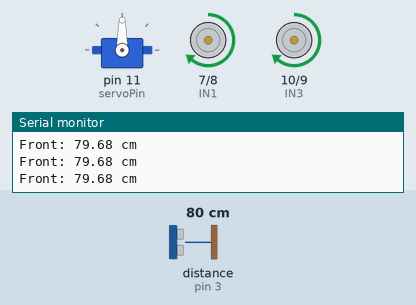
The sketch below on a simulated Arduino Uno, built with avr-gcc and run on an emulated ATmega328P. On the bench: servo, motor-driver pin pairs drawn as motors (green arrow = first pin HIGH = forward, orange = second pin HIGH = backward, longer = more drive, scaled by the enable pin), the last lines printed to the serial monitor. Wiring (inferred from the names in the program): ultrasonic range finder: trigger pin 4; echo pin 3. The test bench sets the inputs (shaded band); at power-on: distance to the obstacle (sensor on pin 3) 80 cm. The echo pulse lasts 58.3 µs per cm.

Above: at 2.2 s.
2.3 s: distance to the obstacle (sensor on pin 3) set to 12 cm
3.8 s: distance to the obstacle (sensor on pin 3) set to 9 cm
At 6.1 s:
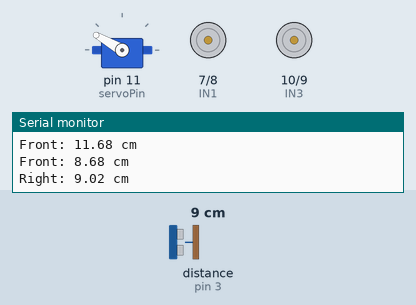
6.8 s: distance to the obstacle (sensor on pin 3) set to 120 cm
At 7.7 s:
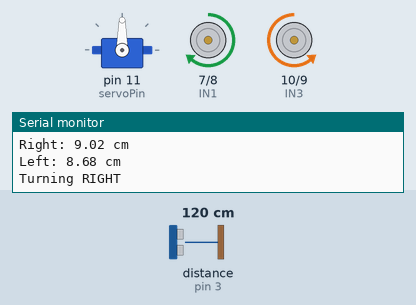
9.5 s: distance to the obstacle (sensor on pin 3) set to 2 cm
At 10.3 s:
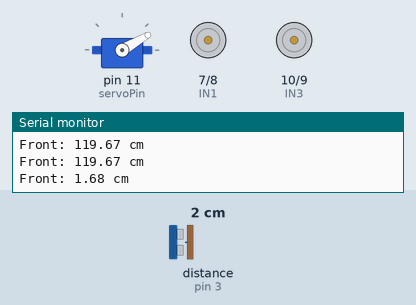
Timing chart, 0 to 13.5 s (numbered marks = the images above; inputs shaded):
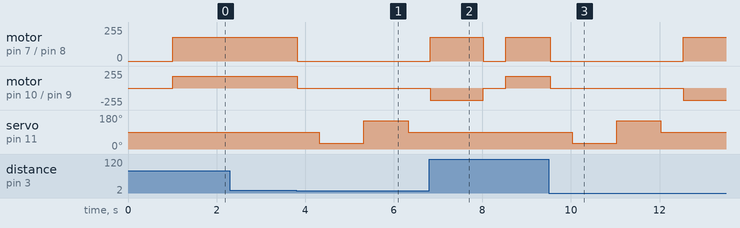

Measured:
- the behaviour switches between 11 and 10 cm on distance to the obstacle (sensor on pin 3) (found by bisection; images 0 and 1)
- after the input at 3.8 s, motor on pin 7 (IN1) / pin 8 (IN2), motor on pin 10 (IN3) / pin 9 (IN4): forward 180/255 → stopped at once; servo on pin 11 (servoPin): 90° → 30° after 0.52 s, → 150° 1.0 s later, → 90° 1.0 s later
- after the input at 6.8 s, servo on pin 11 (servoPin): stays 90° (without the input it goes to 30° after 2.2 s)
- after the input at 9.5 s, motor on pin 7 (IN1) / pin 8 (IN2): forward 180/255 → stopped at once, → forward 180/255 3.0 s later; motor on pin 10 (IN3) / pin 9 (IN4): forward 180/255 → stopped at once, → backward 180/255 3.0 s later; servo on pin 11 (servoPin): 90° → 30° after 0.53 s, → 150° 1.0 s later, → 90° 1.0 s later

The sketch:

part2_obstacle_avoidanc.ino
```cpp
#include <Servo.h>

Servo headServo;

// ===============================
// Pin Configuration
// ===============================

// Ultrasonic Sensor
const int echoPin = 3;
const int trigPin = 4;

// L293D Enable Pins
const int ENA = 5;
const int ENB = 6;

// L293D Direction Pins
const int IN1 = 7;
const int IN2 = 8;
const int IN4 = 9;
const int IN3 = 10;

// Servo Motor
const int servoPin = 11;

// ===============================
// Settings
// ===============================

const int motorSpeed = 180;
const int obstacleDistance = 10;

const int CENTER = 90;
const int RIGHT  = 30;
const int LEFT   = 150;


// ===============================
// Setup
// ===============================

void setup() {

  // Ultrasonic
  pinMode(trigPin, OUTPUT);
  pinMode(echoPin, INPUT);

  // L293D
  pinMode(ENA, OUTPUT);
  pinMode(ENB, OUTPUT);

  pinMode(IN1, OUTPUT);
  pinMode(IN2, OUTPUT);
  pinMode(IN3, OUTPUT);
  pinMode(IN4, OUTPUT);

  // Servo
  headServo.attach(servoPin);
  headServo.write(CENTER);

  // Motor speed
  analogWrite(ENA, motorSpeed);
  analogWrite(ENB, motorSpeed);

  Serial.begin(9600);

  delay(1000);
}


// ===============================
// Main Program
// ===============================

void loop() {

  // Measure distance in front
  float frontDistance = readDistance();

  Serial.print("Front: ");
  Serial.print(frontDistance);
  Serial.println(" cm");

  // --------------------------------
  // No obstacle → Move forward
  // --------------------------------

  if (frontDistance > obstacleDistance) {

    headServo.write(CENTER);
    forward();
  }

  // --------------------------------
  // Obstacle detected
  // --------------------------------

  else {

    // Stop immediately
    stopMotors();
    delay(500);

    // ===============================
    // Look Right
    // ===============================

    headServo.write(RIGHT);
    delay(1000);

    float rightDistance = readDistance();

    Serial.print("Right: ");
    Serial.print(rightDistance);
    Serial.println(" cm");


    // ===============================
    // Look Left
    // ===============================

    headServo.write(LEFT);
    delay(1000);

    float leftDistance = readDistance();

    Serial.print("Left: ");
    Serial.print(leftDistance);
    Serial.println(" cm");


    // ===============================
    // Return Head to Center
    // ===============================

    headServo.write(CENTER);
    delay(500);


    // ===============================
    // Choose Clearer Direction
    // ===============================

    if (rightDistance > leftDistance) {

      Serial.println("Turning RIGHT");

      turnRight();
      delay(1200);
    }

    else {

      Serial.println("Turning LEFT");

      turnLeft();
      delay(1200);
    }


    // Stop after turning
    stopMotors();
    delay(500);
  }
}


// ===============================
// Ultrasonic Distance Measurement
// ===============================

float readDistance() {

  digitalWrite(trigPin, LOW);
  delayMicroseconds(2);

  digitalWrite(trigPin, HIGH);
  delayMicroseconds(10);

  digitalWrite(trigPin, LOW);

  long duration = pulseIn(echoPin, HIGH, 30000);

  // No echo received
  if (duration == 0) {
    return 999;
  }

  float distance = duration * 0.0343 / 2;

  return distance;
}


// ===============================
// Move Forward
// ===============================

void forward() {

  analogWrite(ENA, motorSpeed);
  analogWrite(ENB, motorSpeed);

  digitalWrite(IN1, HIGH);
  digitalWrite(IN2, LOW);

  digitalWrite(IN3, HIGH);
  digitalWrite(IN4, LOW);
}


// ===============================
// Turn Right
// ===============================

void turnRight() {

  analogWrite(ENA, motorSpeed);
  analogWrite(ENB, motorSpeed);

  // Left side forward
  digitalWrite(IN1, HIGH);
  digitalWrite(IN2, LOW);

  // Right side backward
  digitalWrite(IN3, LOW);
  digitalWrite(IN4, HIGH);
}


// ===============================
// Turn Left
// ===============================

void turnLeft() {

  analogWrite(ENA, motorSpeed);
  analogWrite(ENB, motorSpeed);

  // Left side backward
  digitalWrite(IN1, LOW);
  digitalWrite(IN2, HIGH);

  // Right side forward
  digitalWrite(IN3, HIGH);
  digitalWrite(IN4, LOW);
}


// ===============================
// Stop Motors
// ===============================

void stopMotors() {

  digitalWrite(IN1, LOW);
  digitalWrite(IN2, LOW);

  digitalWrite(IN3, LOW);
  digitalWrite(IN4, LOW);
}
```
